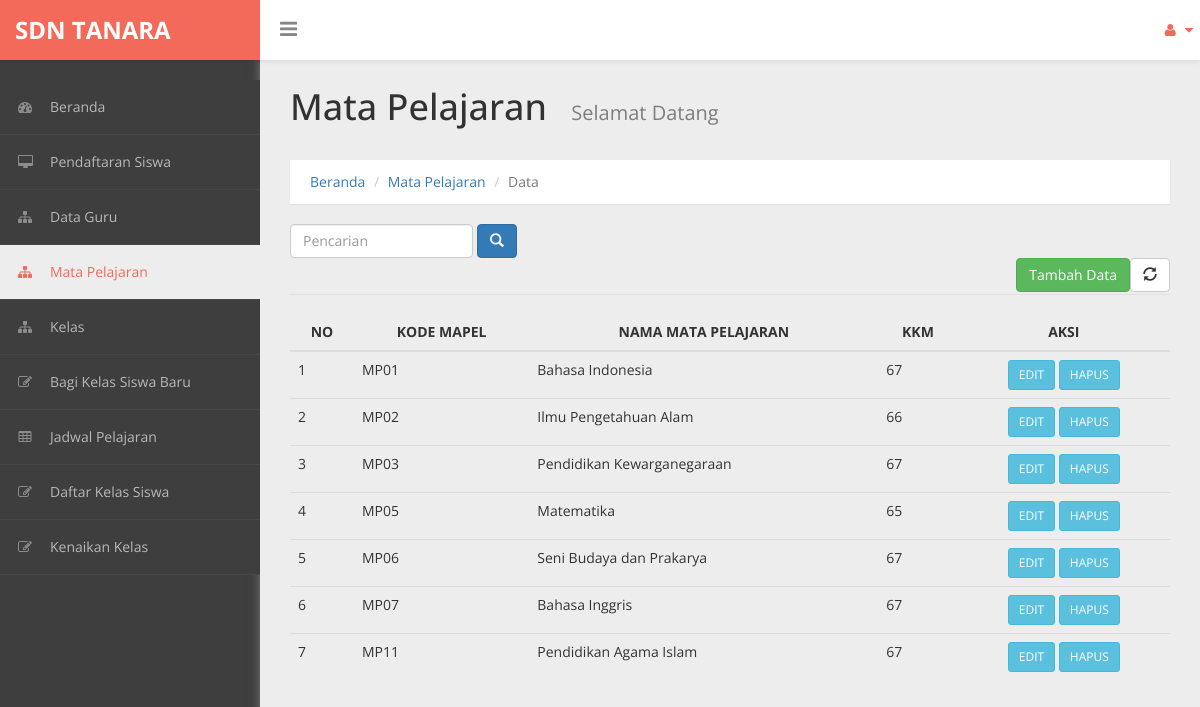
/admin/daftar_mapel.php, run on the app's committed database.
### tables this page shows
CREATE TABLE `mapel` (
  `kd_mapel` varchar(4) NOT NULL,
  `nama_mapel` varchar(30) NOT NULL,
  `kkm` varchar(5) NOT NULL
);

### admin/daftar_mapel.php (the view, shortened to what this page needs)
<!DOCTYPE html>
<html xmlns="http://www.w3.org/1999/xhtml">
<head>
    <link href="../assets/css/bootstrap.css" rel="stylesheet" />
    <link href="../assets/css/font-awesome.css" rel="stylesheet" />
    <link href="../assets/css/custom-styles.css" rel="stylesheet" />
</head>
<body>
    <div id="wrapper">
        <nav class="navbar navbar-default top-navbar" role="navigation">
            <div class="navbar-header">
                <a class="navbar-brand" href="index.php"><strong>SDN TANARA</strong></a>
				<div id="sideNav" href="">
		          <i class="fa fa-bars icon"></i>
		      </div>
            </div>
            <ul class="nav navbar-top-links navbar-right">
                <li class="dropdown">
                    <a class="dropdown-toggle" data-toggle="dropdown" href="#" aria-expanded="false">
                        <i class="fa fa-user fa-fw"></i> <i class="fa fa-caret-down"></i>
                    </a>
                </li>
            </ul>
        </nav>
       <nav class="navbar-default navbar-side" role="navigation">
            <div class="sidebar-collapse">
                <ul class="nav" id="main-menu">
                    <li>
                        <a href="index.php"><i class="fa fa-dashboard"></i>Beranda</a>
                    </li>
                    <li>
                        <a href="daftar_pend.php"><i class="fa fa-desktop"></i>Pendaftaran Siswa</a>
                    </li>
                    <li>
                        <a href="daftar_guru.php"><i class="fa fa-sitemap"></i>Data Guru</a>
                    </li>
                    <li>
                        <a href="daftar_mapel.php" class="active-menu"><i class="fa fa-sitemap"></i>Mata Pelajaran</a>
                    </li>
                     <li>
                        <a href="daftar_ruang.php"><i class="fa fa-sitemap"></i>Kelas</a>
                    </li>
                    <li>
                        <a href="daftar_walikelas.php"><i class="fa fa-edit"></i>Bagi Kelas Siswa Baru</a>
                    </li>
                    <li>
                        <a href="daftar_jadwal.php"><i class="fa fa-table"></i>Jadwal Pelajaran</a>
                    </li>
                    <li>
                        <a href="daftar_siswa.php"><i class="fa fa-edit"></i>Daftar Kelas Siswa</a>
                    </li>
                    <li>
                        <a href="daftar_kenaikan.php"><i class="fa fa-edit"></i>Kenaikan Kelas</a>
                    </li>
                </ul>
            </div>
        </nav>
        <div id="page-wrapper">
		  <div class="header">
                        <h1 class="page-header">
                           Mata Pelajaran <small>Selamat Datang</small>
                        </h1>
						<ol class="breadcrumb">
					  <li><a href="index.php">Beranda</a></li>
					  <li><a href="#">Mata Pelajaran</a></li>
					  <li class="active">Data</li>
					</ol>
            <div class="panel-tools">
                <form class="form-inline" action="" method="post">
                    <div class="form-group">
                        <input type="text" name="pencarian" class="form-control" placeholder="Pencarian">
                    </div>
                    <div class="form-group">
                        <button type="submit" class="btn btn-primary"><span class="glyphicon glyphicon-search " aria-hidden="true"></span></button>
                    </div>
                </form>
                <a href="" class="btn btn-default pull-right"><i class="glyphicon glyphicon-refresh"></i></a>
                <a class="btn btn-success pull-right" href="mapel.php">Tambah Data</a>
            </div>
        </div>
            <div id="page-inner">
    			<div class="row">
    			  <div class="col-md-12">
    			<div class="panel panel-default">
				</div>
			</div>
				</div>
    <div class="box box-success">
        <form action="aksi_mapel.php" method="POST" class="form-horizontal">
            <div class="box-header with-border">
               <table class="table" id="datatables"><thead><tr>
                        <th><center>NO</center></th>
                        <th><center>KODE MAPEL</center></th>
                        <th><center>NAMA MATA PELAJARAN</center></th>
                        <th><center>KKM</center></th>
                        <th><center>AKSI</center></th>
                </tr></thead>
            <tbody>
                    <?php
                    include '../koneksi.php';
                    $data=mysqli_query($koneksi,"Select * from mapel");
                    $i=0;
                    while($d=mysqli_fetch_array($data)){
                        $i++;
                    ?>
                    <tr>
                        <td><?php echo $i?></td>
                        <td><?php echo $d['kd_mapel']?></td>
                        <td><?php echo $d['nama_mapel']?></td>
                        <td><?php echo $d['kkm']?></td>
                        <td align="center">
                            <a class="btn btn-info btn-sm" href="tampil_mapel.php?kd_mapel=<?php echo $d['kd_mapel'];?>">EDIT</a>
                            <a class="btn btn-info btn-sm" name="hapus" href="mapel/hapus_mapel.php?kd_mapel=<?php echo $d['kd_mapel'];?>" onclick="return confirm('Yakin akan menghapus data?')">HAPUS</a>
                        </td>
                    </tr>
                        <?php } ?>
            </tbody>
               </table>
            </div>
         </form>
    </div>
  </div>
				</div>
            </div>
</body>
</html>

### assets/css/custom-styles.css (style rules this page uses)
body { font-family: 'Open Sans', sans-serif; background: #3E3E3E; }
#wrapper { width: 100%; }
#page-wrapper { padding: 15px 15px; min-height: 600px; background: #EDEDED; }
#page-inner { width:100%; margin:10px 20px 10px 0px; background-color:transparent; padding: 15px 30px; min-height:1200px; }
h1, .h1, h2, .h2, h3, .h3 { margin-top: 7px; margin-bottom: -5px; }
.navbar-side { z-index: 0; }
.panel { border-radius:0px; }
.navbar-side .nav > li > a > i { color: #8C8C8C;padding: 8px;width: 30px;text-align: center; }
.top-navbar { position: fixed; width: 100%; z-index: 300; -webkit-box-shadow: 0 3px 3px rgba(0, 0, 0, 0.05); -moz-box-shadow: 0 3px 3px rgba(0, 0, 0, 0.05); box-shadow: 0 3px 3px rgba(0, 0, 0, 0.05); }
.navbar-side { z-index: 1; position: fixed; width: 260px; top: 80px; }
#page-wrapper { position: relative; top: 55px; box-shadow: 0 0 10px #757575; -moz-box-shadow: 0 0 10px #757575; -webkit-box-shadow: 0 0 10px #757575; }
.breadcrumb { padding: 12px 10px 12px 20px; margin-bottom: 20px; list-style: none; border-radius: 0; -webkit-box-shadow: 0 1px 1px rgba(0,0,0,.05); box-shadow: 0 1px 1px rgba(0,0,0,.05);background: #fff; }
.page-header { margin: 0;border-bottom: 1px solid transparent;text-align: left;background-color: rgb(237, 237, 237);padding: 32px 22px 32px 0;color: #323232; }
.panel-default { border-color: #ECECEC; }
.header { margin: 0 30px; }
h1.page-header small { color: #7E7E7E; margin-left: 15px; font-size: 20px; }
i.fa.fa-bars { font-size: 20px; margin: 12px 0 0; }
.top-navbar { margin:0px; }
.top-navbar .navbar-brand { color: #fff;width: 260px;text-align: left;height: 60px;font-size: 24px;font-weight: 700;line-height: 30px;background: #F36A5A; }
.top-navbar .nav > li { position: relative; display: inline-block; margin: 0px; padding: 0px; }
.top-navbar .nav > li > a { position: relative; display: block; padding: 20px;color: #FFFFFF; margin: 0px; }
.active-menu, .active-menu i { background-color: #EDEDED !important; color: #F36A5A !important; }
.active-menu i { color: #F36A5A !important; }
.sidebar-collapse , .sidebar-collapse .nav { background:none; }
.sidebar-collapse .nav { padding:0; }
.sidebar-collapse .nav > li > a { color: #B8B8B8; background:transparent; text-shadow:none; font-size: 14px; }
.sidebar-collapse > .nav > li > a { padding: 12px 10px; }
.sidebar-collapse > .nav > li { border-bottom: 1px solid rgba(107, 108, 109, 0.19); }
.navbar-side { border:none; background: #3E3E3E; }
.top-navbar { background: #FFFFFF; border-bottom:none; }
.top-navbar .nav > li > a > i { margin-right: 2px; }
.navbar-default { border:0px solid black; }
.navbar-header { background: transparent; }
.nav > li > a > i { margin-right:10px; color: rgb(243, 106, 90); }
#sideNav { float: left; left: 0; z-index: 3; color: #868686; cursor:pointer; border-radius: 0; width: 14px; font-size: 48px; line-height: 0; margin: 7px 0 0 20px; }
@media (min-width:768px) { #page-wrapper { margin: 0 0 0 260px; padding: 0; min-height: 1200px; } }
@media (min-width:768px) { .navbar-side { width: 260px; z-index: 1; } }
@media (min-width:768px) { .navbar { border-radius: 0px; } }

### data on the page
mapel: kd_mapel "MP01", nama_mapel "Bahasa Indonesia", kkm "67"
mapel: kd_mapel "MP02", nama_mapel "Ilmu Pengetahuan Alam", kkm "66"
mapel: kd_mapel "MP03", nama_mapel "Pendidikan Kewarganegaraan", kkm "67"
mapel: kd_mapel "MP05", nama_mapel "Matematika", kkm "65"
mapel: kd_mapel "MP06", nama_mapel "Seni Budaya dan Prakarya", kkm "67"
mapel: kd_mapel "MP07", nama_mapel "Bahasa Inggris", kkm "67"
mapel: kd_mapel "MP11", nama_mapel "Pendidikan Agama Islam", kkm "67"
